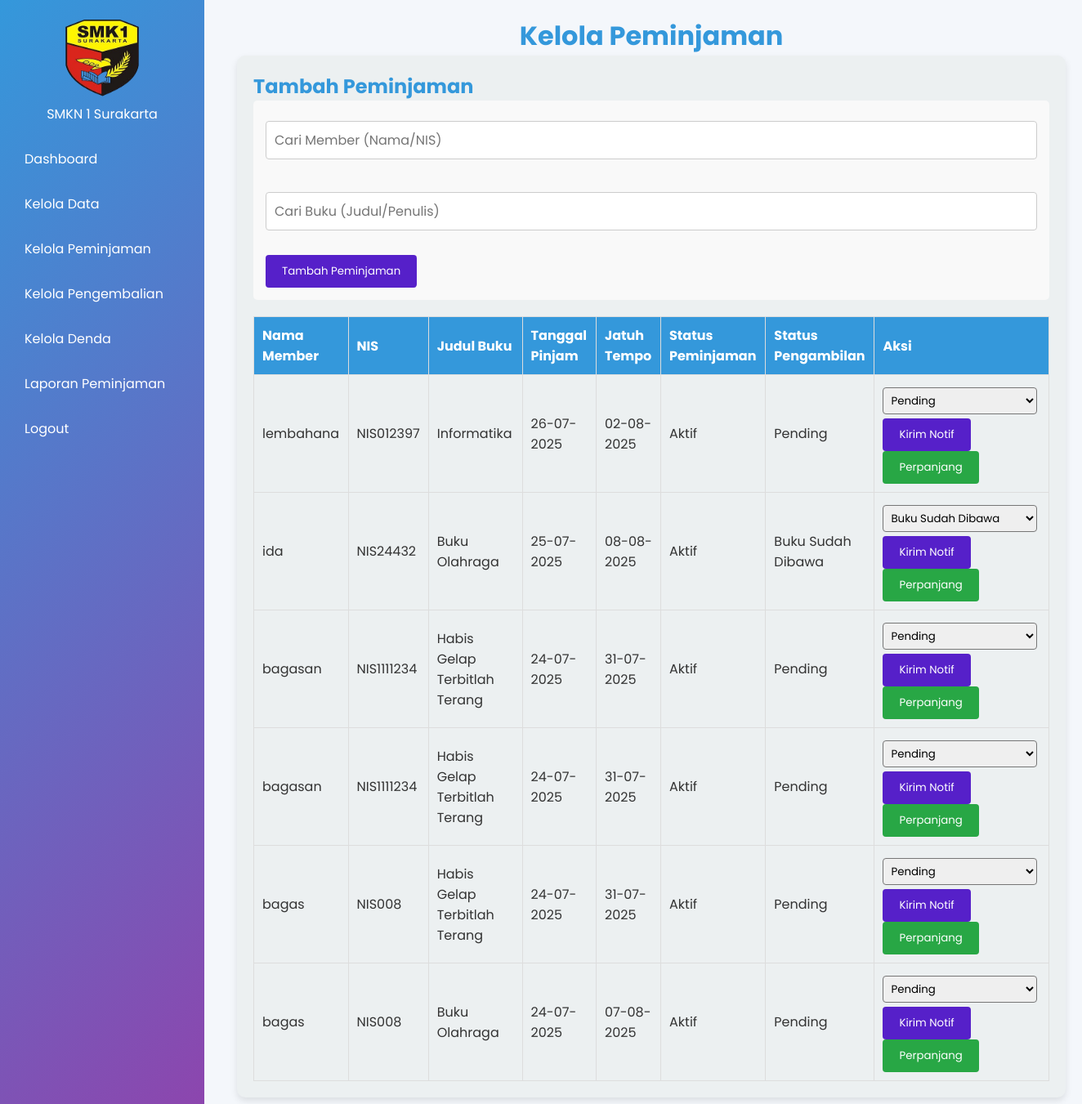
Page /admin/manage_loans.php (signed in) on the committed database.
### tables this page shows
CREATE TABLE `loans` (
  `id` int NOT NULL,
  `member_id` int NOT NULL,
  `book_id` int NOT NULL,
  `loan_date` datetime NOT NULL,
  `due_date` datetime NOT NULL,
  `return_date` datetime DEFAULT NULL,
  `status` enum('active','overdue','returned') DEFAULT 'active',
  `fine` decimal(10,2) DEFAULT '0.00',
  `extension_count` int NOT NULL DEFAULT '0',
  `pickup_status` enum('pending','instructed','taken') DEFAULT 'pending'
);

CREATE TABLE `members` (
  `id` int NOT NULL,
  `name` varchar(100) NOT NULL,
  `email` varchar(100) NOT NULL,
  `nis` varchar(20) NOT NULL,
  `jurusan` varchar(50) DEFAULT NULL,
  `no_hp` varchar(15) DEFAULT NULL,
  `kelas` varchar(50) DEFAULT NULL,
  `password` varchar(100) NOT NULL,
  `card_expiry_date` date NOT NULL,
  `photo` varchar(255) DEFAULT 'assets/images/default.png'
);

CREATE TABLE `books` (
  `id` int NOT NULL,
  `title` varchar(100) NOT NULL,
  `author` varchar(100) NOT NULL,
  `year` int NOT NULL,
  `isbn` varchar(13) NOT NULL,
  `stock` int NOT NULL,
  `status` enum('available','unavailable') DEFAULT 'available',
  `cover` varchar(255) DEFAULT NULL,
  `description` text
);

### admin/manage_loans.php (the view, shortened to what this page needs)
<!DOCTYPE html>
<html lang="id">
<head>
    <link rel="stylesheet" href="../assets/css/style.css">
</head>
<body>
    <?php
    require_once '../config/db_connect.php';
    $stmt = $pdo->prepare("SELECT l.*, m.name AS member_name, m.nis, m.email, b.title AS book_title
                         FROM loans l
                         JOIN members m ON l.member_id = m.id
                         JOIN books b ON l.book_id = b.id
                         WHERE l.status IN ('active', 'overdue')
                         ORDER BY l.loan_date DESC");
    $stmt->execute();
    $loans = $stmt->fetchAll();
    ?>
    <div class="container">
        <aside class="sidebar">
            <div class="logo">
                <img src="../assets/images/smkn1-logo.png" alt="SMKN 1 Surakarta">
                <br> SMKN 1 Surakarta
            </div>
            <nav>
                <ul>
                    <li><a href="dashboard.php">Dashboard</a></li>
                    <li class="dropdown">
                        <a href="#">Kelola Data</a>
                    </li>
                    <li><a href="manage_loans.php">Kelola Peminjaman</a></li>
                    <li><a href="manage_returns.php">Kelola Pengembalian</a></li>
                    <li><a href="manage_fines.php">Kelola Denda</a></li>
                    <li><a href="loan_report.php">Laporan Peminjaman</a></li>
                    <li><a href="../config/auth.php?logout=1">Logout</a></li>
                </ul>
            </nav>
        </aside>
        <main class="main-content">
            <h1 style="text-align: center;">Kelola Peminjaman</h1>
            <section class="dashboard-section">
                <h2>Tambah Peminjaman</h2>
                <form method="POST" class="loan-form">
                    <div class="search-section">
                        <input type="text" id="member-search" class="input-field" placeholder="Cari Member (Nama/NIS)" onkeyup="searchMember()">
                    </div>
                    <div class="search-section">
                        <input type="text" id="book-search" class="input-field" placeholder="Cari Buku (Judul/Penulis)" onkeyup="searchBook()">
                    </div>
                    <button type="submit" name="add_loan" class="btn">Tambah Peminjaman</button>
                </form>
                <table>
                    <tr>
                        <th>Nama Member</th>
                        <th>NIS</th>
                        <th>Judul Buku</th>
                        <th>Tanggal Pinjam</th>
                        <th>Jatuh Tempo</th>
                        <th>Status Peminjaman</th>
                        <th>Status Pengambilan</th>
                        <th>Aksi</th>
                    </tr>
                    <?php if (empty($loans)): ?>
                        <tr><td colspan="8">Belum ada peminjaman aktif.</td></tr>
                    <?php else: ?>
                        <?php foreach ($loans as $loan): ?>
                            <tr>
                                <td><?php echo htmlspecialchars($loan['member_name']); ?></td>
                                <td><?php echo isset($loan['nis']) ? htmlspecialchars($loan['nis']) : '-'; ?></td>
                                <td><?php echo htmlspecialchars($loan['book_title']); ?></td>
                                <td><?php echo date('d-m-Y', strtotime($loan['loan_date'])); ?></td>
                                <td><?php echo date('d-m-Y', strtotime($loan['due_date'])); ?></td>
                                <td><?php echo $loan['status'] === 'active' ? 'Aktif' : 'Terlambat'; ?></td>
                                <td>
                                    <?php echo $loan['pickup_status'] === 'pending' ? 'Pending' : ($loan['pickup_status'] === 'instructed' ? 'Disuruh Ambil di Perpus' : 'Buku Sudah Dibawa'); ?>
                                </td>
                                <td>
                                    <form method="POST" style="display:inline;">
                                        <select name="pickup_status" class="status-select" onchange="this.form.submit()">
                                            <option value="pending" <?php echo $loan['pickup_status'] === 'pending' ? 'selected' : ''; ?>>Pending</option>
                                            <option value="taken" <?php echo $loan['pickup_status'] === 'taken' ? 'selected' : ''; ?>>Buku Sudah Dibawa</option>
                                        </select>
                                    </form>
                                    <form method="POST" style="display:inline;">
                                        <button type="submit" name="send_reminder" class="btn confirm-btn" onclick="return confirm('Kirim notifikasi email ke member?')">Kirim Notif</button>
                                        <button type="submit" name="extend_loan" class="btn" style="background: #28a745;" onclick="return confirm('Perpanjang peminjaman ini?')">Perpanjang</button>
                                    </form>
                                </td>
                            </tr>
                        <?php endforeach; ?>
                    <?php endif; ?>
                </table>
            </section>
        </main>
    </div>
</body>
</html>

### assets/css/style.css (style rules this page uses)
* { margin: 0; padding: 0; box-sizing: border-box; font-family: 'Poppins', sans-serif; }
body { background: #f4f7fb; color: #333; }
.container { display: flex; min-height: 100vh; }
.sidebar { width: 250px; background: linear-gradient(135deg, #3498db, #8e44ad); color: white; padding: 20px; position: fixed; height: 100%; overflow-y: auto; }
.logo { text-align: center; margin-bottom: 20px; }
.logo img { width: 100px; height: 100px; }
nav ul { list-style: none; }
nav ul li { margin: 10px 0; }
nav ul li a { color: white; text-decoration: none; padding: 10px; display: block; border-radius: 5px; transition: all 0.3s ease; }
.dropdown { position: relative; }
.main-content { margin-left: 270px; padding: 20px; flex-grow: 1; }
h1, h2, h3 { color: #3498db; }
.auth-section, .dashboard-section { background: #ecf0f1; padding: 20px; border-radius: 10px; box-shadow: 0 4px 8px rgba(0,0,0,0.1); margin-bottom: 20px; }
.input-field { width: 100%; padding: 10px; margin: 10px 0; border: 2px solid #8e44ad; border-radius: 5px; font-size: 16px; }
.btn { background: #2ecc71; color: white; padding: 10px 20px; border: none; border-radius: 5px; cursor: pointer; transition: all 0.3s ease; }
.confirm-btn { background: #f1c40f; }
table { width: 100%; border-collapse: collapse; margin-top: 20px; background: #ecf0f1; }
table th, table td { padding: 10px; text-align: left; border: 1px solid #ddd; }
table th { background: #3498db; color: white; }

### admin/manage_loans.php (style rules this page uses)
.search-section { margin-bottom: 20px; position: relative; }
.loan-form { margin-bottom: 20px; padding: 15px; background: #f9f9f9; border-radius: 5px; }
.input-field { width: 100%; padding: 10px; margin-bottom: 10px; border: 1px solid #ccc; border-radius: 4px; }
.btn { padding: 10px 20px; background: #5620c9ff; color: #fff; border: none; border-radius: 4px; cursor: pointer; }
.status-select { padding: 5px; margin: 5px 0; border-radius: 4px; }

### rows in the picture
loans: member.name "lembahana", member.nis "NIS012397", book.title "Informatika", loan_date "26-07-2025", due_date "02-08-2025", status "Aktif", shows "Pending", pickup_status "Pending"
loans: member.name "ida", member.nis "NIS24432", book.title "Buku Olahraga", loan_date "25-07-2025", due_date "08-08-2025", status "Aktif", shows "Buku Sudah Dibawa", pickup_status "Buku Sudah Dibawa"
loans: member.name "bagasan", member.nis "NIS1111234", book.title "Habis Gelap Terbitlah Terang", loan_date "24-07-2025", due_date "31-07-2025", status "Aktif", shows "Pending", pickup_status "Pending"
loans: member.name "bagasan", member.nis "NIS1111234", book.title "Habis Gelap Terbitlah Terang", loan_date "24-07-2025", due_date "31-07-2025", status "Aktif", shows "Pending", pickup_status "Pending"
loans: member.name "bagas", member.nis "NIS008", book.title "Habis Gelap Terbitlah Terang", loan_date "24-07-2025", due_date "31-07-2025", status "Aktif", shows "Pending", pickup_status "Pending"
loans: member.name "bagas", member.nis "NIS008", book.title "Buku Olahraga", loan_date "24-07-2025", due_date "07-08-2025", status "Aktif", shows "Pending", pickup_status "Pending"
